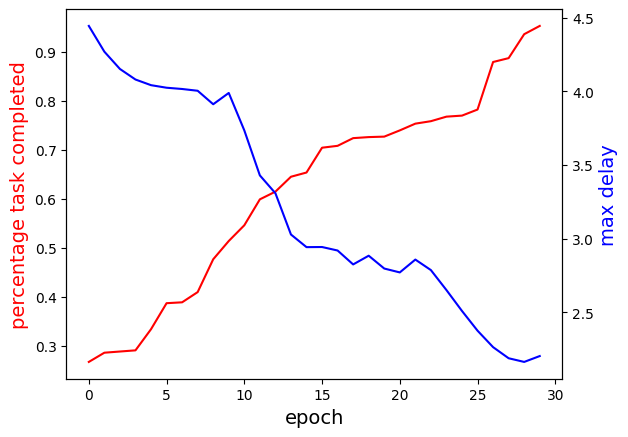

This chart was generated by the following Python code:
import matplotlib.pyplot as plt

with open('convergence', 'r') as f:
    result = []
    while f:
        max_delay = float(f.readline())
        completed = float(f.readline())
        total = float(f.readline())
        result.append((completed/total, max_delay))

        if f.readline() == 'end':
            break

result = sorted(result, key=lambda x: x[0])

percent_completed_result = []
max_delay_result = []
for x in result:
    percent_completed_result.append(x[0])
    max_delay_result.append(x[1])

# create figure and axis objects with subplots()
fig,ax = plt.subplots()
# make a plot
ax.plot(range(len(percent_completed_result)),
        percent_completed_result,
        color="red",)
# set x-axis label
ax.set_xlabel("epoch", fontsize = 14)
# set y-axis label
ax.set_ylabel("percentage task completed",
              color="red",
              fontsize=14)


# twin object for two different y-axis on the sample plot
ax2=ax.twinx()
# make a plot with different y-axis using second axis object
from scipy.signal import savgol_filter
max_delay_result = savgol_filter(max_delay_result, 15, 3)
ax2.plot(range(len(percent_completed_result)),max_delay_result,color="blue")
ax2.set_ylabel("max delay",color="blue",fontsize=14)
plt.show()
# save the plot as a file
fig.savefig('convergence.png',
            dpi=100,
            bbox_inches='tight')

plt.show()